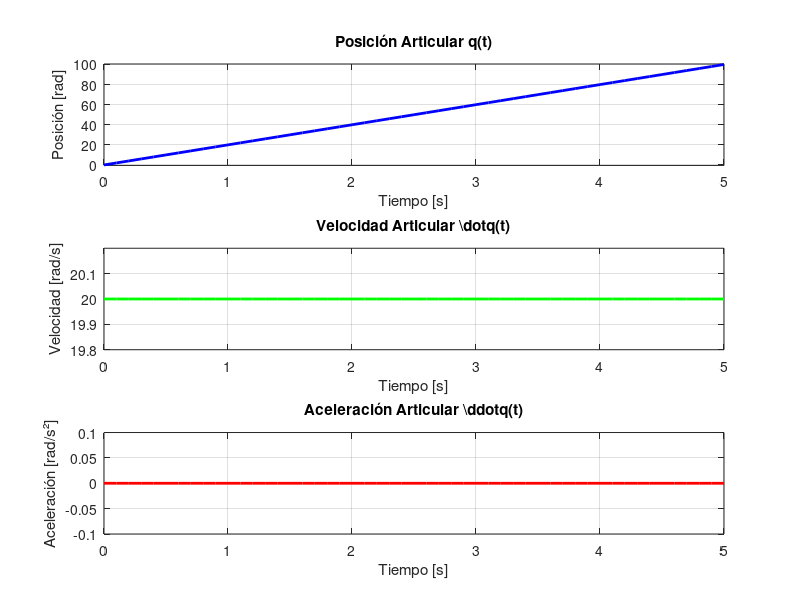

Recreate this plot in MATLAB.
%% Trayectoria Lineal de Posición
% Programa que calcula una trayectoria lineal entre dos configuraciones
% articulares y genera una matriz con tiempo, posición y velocidad

clear all; close all; clc;

%% Parámetros de la trayectoria
t0 = 0;      % Tiempo inicial [s]
tf = 5;      % Tiempo final [s]
q0 = 0;      % Posición inicial [rad]
qf = 100;    % Posición final [rad]

%% Calcular coeficientes a1 y a0
% Sistema de ecuaciones matricial: A * x = b
% [t0  1] [a1]   [q0]
% [tf  1] [a0] = [qf]

A = [t0, 1;
     tf, 1];
b = [q0; qf];

x = A \ b;  % Solución: x = A^(-1) * b
a1 = x(1);  % Pendiente (velocidad constante)
a0 = x(2);  % Término independiente

fprintf('=== TRAYECTORIA LINEAL DE POSICIÓN ===\n');
fprintf('Condiciones de frontera:\n');
fprintf('  Posición inicial: q0 = %.4f rad en t0 = %.2f s\n', q0, t0);
fprintf('Posición final:   qf = %.4f rad en tf = %.2f s\n', qf, tf);
fprintf('\nCoeficientes calculados:\n');
fprintf('  Pendiente (a1):  %.4f rad/s\n', a1);
fprintf('  Término indep. (a0): %.4f rad\n', a0);
fprintf('\nEcuación de la trayectoria:\n');
fprintf('  q(t) = %.4f * t + %.4f\n', a1, a0);

%% Generar vector de tiempo
dt = 0.1;         % Incremento de tiempo [s]
t = (t0:dt:tf)';  % Vector de tiempo (columna)

%% Calcular posición y velocidad para cada instante
n = length(t);
q = a1 * t + a0;        % Posición articular
vel = a1 * ones(n, 1);  % Velocidad (constante)
acel = zeros(n, 1);     % Aceleración (nula)

%% Crear matriz de resultados
% Columnas: tiempo, posición, velocidad, aceleración
trayectoria = [t, q, vel, acel];
referencia_ctrl = [t, vel];

%% Mostrar resultados
fprintf('\n=== MATRIZ DE TRAYECTORIA ===\n');
fprintf('Columnas: [tiempo, posición, velocidad, aceleración]\n\n');
disp(trayectoria);

%% Gráficas
figure('Name', 'Trayectoria Lineal de Posición', 'NumberTitle', 'off');

% Gráfica de posición
subplot(3,1,1);
plot(t, q, 'b-', 'LineWidth', 2);
grid on; xlabel('Tiempo [s]'); ylabel('Posición [rad]');
title('Posición Articular q(t)');
ylim([q0-0.5, qf+0.5]);

% Gráfica de velocidad
subplot(3,1,2);
plot(t, vel, 'g-', 'LineWidth', 2);
grid on; xlabel('Tiempo [s]'); ylabel('Velocidad [rad/s]');
title('Velocidad Articular \\dot{q}(t)');
ylim([a1-0.2, a1+0.2]);

% Gráfica de aceleración
subplot(3,1,3);
plot(t, acel, 'r-', 'LineWidth', 2);
grid on; xlabel('Tiempo [s]'); ylabel('Aceleración [rad/s²]');
title('Aceleración Articular \\ddot{q}(t)');
ylim([-0.1, 0.1]);
